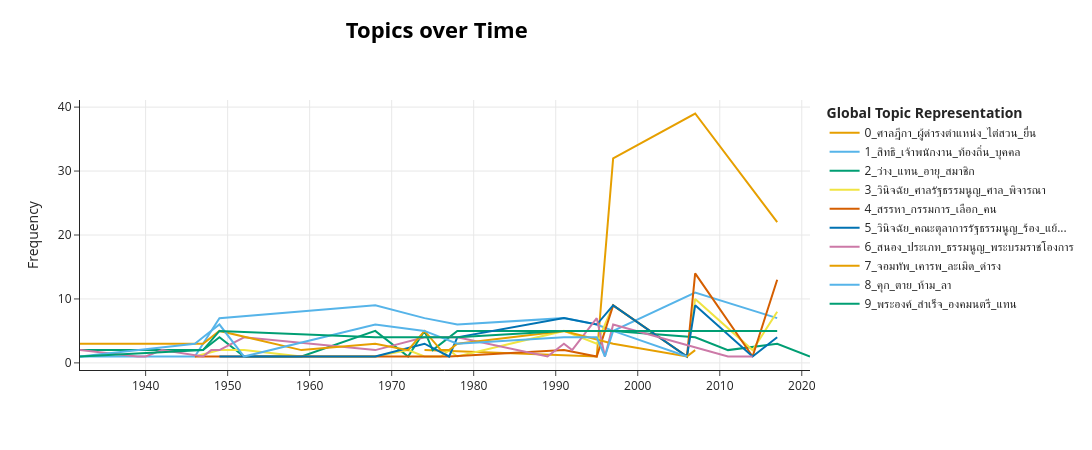

Write notebook code for a chart like this one.
### Code cell
topic_model.visualize_topics_over_time(topics_over_time, top_n_topics=10)

### Figure 1 — Plotly figure (JSON) as saved in the notebook; plotly's stock layout.template omitted (floating-point values rounded to 4 significant figures)
{"data": [{"hoverinfo": "text", "hovertext": ["<b>Topic 0</b><br>Words: หน่วย, ปฏิบัติการ, เงินแผ่นดิน, ราชการ, จ่าย", "<b>Topic 0</b><br>Words: กำกับ, หลักเกณฑ์, กรรมการการเลือกตั้ง, ดูแล, ยุติธรรม", "<b>Topic 0</b><br>Words: ตำแหน่ง, ผู้ดำรง, ดำเนิน, เมือง, ทรัพย์สิน", "<b>Topic 0</b><br>Words: ผู้ดํารงตําแหน่ง, เมือง, ศาลฎีกา, กระทํา, ยื่น", "<b>Topic 0</b><br>Words: ศาลฎีกา, ไต่สวน, อํานาจ, ผู้ดํารงตําแหน่ง, กระทํา"], "marker": {"color": "#E69F00"}, "mode": "lines", "name": "0_ศาลฎีกา_ผู้ดํารงตําแหน่ง_ไต่สวน_ยื่น", "type": "scatter", "x": ["1974-01-01T00:00:00.000000", "1995-01-01T00:00:00.000000", "1997-01-01T00:00:00.000000", "2007-01-01T00:00:00.000000", "2017-01-01T00:00:00.000000"], "y": [2, 1, 32, 39, 22]}, {"hoverinfo": "text", "hovertext": ["<b>Topic 1</b><br>Words: เคารพ, ช่วยเหลือ, เงื่อนไข, ภาษี, ป้องกัน", "<b>Topic 1</b><br>Words: อธิบาย, เงื่อนไข, ภาษี, ป้องกัน, ราชอาณาจักร", "<b>Topic 1</b><br>Words: เลื่อน, ถอดถอน, ย้าย, บรรจุ, เคารพ", "<b>Topic 1</b><br>Words: สมาคม, จ้าง, วัตถุประสงค์, เรื่องราว, ทุกข์", "<b>Topic 1</b><br>Words: สมาคม, อธิบดี, คณะตุลาการรัฐธรรมนูญ, วิธี, กรมอัยการ", "<b>Topic 1</b><br>Words: เรื่องราว, ทุกข์, เจ้าพนักงาน, สิทธิ, นิติบุคคล", "<b>Topic 1</b><br>Words: รับผิดชอบ, นโยบาย, เจ้าพนักงาน, คณะตุลาการรัฐธรรมนูญ, เนื่อง", "<b>Topic 1</b><br>Words: ท้องถิ่น, บริหาร, เจ้าพนักงาน, เป็นอยู่, เกียรติยศ", "<b>Topic 1</b><br>Words: รักษาพยาบาล, เจ้าพนักงาน, มูลค่า, นิติบุคคล, หนี้สิน", "<b>Topic 1</b><br>Words: สมควร, เรื่องราว, ทุกข์, พยาน, กระบวน", "<b>Topic 1</b><br>Words: ศาลทหาร, อํานาจ, ศาลปกครอง, คดี, ประกัน", "<b>Topic 1</b><br>Words: ท้องถิ่น, องค์กร, สาธารณสุข, ใช้จ่าย, ปกครอง"], "marker": {"color": "#56B4E9"}, "mode": "lines", "name": "1_สิทธิ_เจ้าพนักงาน_ท้องถิ่น_บุคคล", "type": "scatter", "x": ["1932-01-01T00:00:00.000000", "1946-01-01T00:00:00.000000", "1947-01-01T00:00:00.000000", "1949-01-01T00:00:00.000000", "1968-01-01T00:00:00.000000", "1974-01-01T00:00:00.000000", "1978-01-01T00:00:00.000000", "1991-01-01T00:00:00.000000", "1995-01-01T00:00:00.000000", "1997-01-01T00:00:00.000000", "2007-01-01T00:00:00.000000", "2017-01-01T00:00:00.000000"], "y": [1, 1, 3, 7, 9, 7, 6, 7, 6, 5, 11, 7]}, {"hoverinfo": "text", "hovertext": ["<b>Topic 2</b><br>Words: เต็ม, สภาชิก, ว่าง, ตำแหน่ง, แทน", "<b>Topic 2</b><br>Words: พฤฒสภา, แทน, เวลา, อายุ, วิธี", "<b>Topic 2</b><br>Words: เพาะ, เวลา, อายุ, สลาก, แทน", "<b>Topic 2</b><br>Words: แทน, ว่าง, แต่งตั้ง, สมาชิกภาพแห่ง, เวลา", "<b>Topic 2</b><br>Words: หมาย, ตุลาการ, ว่าง, แต่งตั้ง, ทั่วไป", "<b>Topic 2</b><br>Words: ว่าง, ร้อย, ตำแหน่ง, สี่, จำนวน", "<b>Topic 2</b><br>Words: ลด, สลาก, วาระ, แต่งตั้ง, แทน", "<b>Topic 2</b><br>Words: วาระ, แต่งตั้ง, สภานิติบัญญัติแห่งชาติ, เก้า, กำเนิด", "<b>Topic 2</b><br>Words: ว่าง, ตำแหน่ง, แทน, ตุลาการ, อายุ", "<b>Topic 2</b><br>Words: แทน, สนอง, ยกเลิก, สัญญา, ว่าง", "<b>Topic 2</b><br>Words: สลาก, เศษ, จำนวน, แต่งตั้ง, ว่าง", "<b>Topic 2</b><br>Words: สลาก, หก, แต่งตั้ง, ว่าง, ตำแหน่ง", "<b>Topic 2</b><br>Words: ว่าง, แต่งตั้ง, ตำแหน่ง, วาระ, สภาผู้แทนราษฎร", "<b>Topic 2</b><br>Words: ว่าง, ตำแหน่ง, อายุ, แทน, บัญชี", "<b>Topic 2</b><br>Words: ว่าง, ตําแหน่ง, จํานวน, ร้อยแปด, สัดส่วน", "<b>Topic 2</b><br>Words: บัญชี, ร้อย, ว่าง, จํานวน, ตําแหน่ง", "<b>Topic 2</b><br>Words: ตําแหน่ง, ว่าง, บัญชี, สภาผู้แทนราษฎร, ชื่อ", "<b>Topic 2</b><br>Words: ร้อย, บัญชี, บัตร, ใบ, ชื่อ"], "marker": {"color": "#009E73"}, "mode": "lines", "name": "2_ว่าง_แทน_อายุ_สมาชิก", "type": "scatter", "x": ["1932-01-01T00:00:00.000000", "1946-01-01T00:00:00.000000", "1947-01-01T00:00:00.000000", "1949-01-01T00:00:00.000000", "1952-01-01T00:00:00.000000", "1959-01-01T00:00:00.000000", "1968-01-01T00:00:00.000000", "1972-01-01T00:00:00.000000", "1974-01-01T00:00:00.000000", "1975-01-01T00:00:00.000000", "1978-01-01T00:00:00.000000", "1991-01-01T00:00:00.000000", "1995-01-01T00:00:00.000000", "1997-01-01T00:00:00.000000", "2007-01-01T00:00:00.000000", "2011-01-01T00:00:00.000000", "2017-01-01T00:00:00.000000", "2021-01-01T00:00:00.000000"], "y": [2, 2, 2, 4, 1, 1, 5, 1, 5, 2, 5, 5, 5, 5, 4, 2, 3, 1]}, {"hoverinfo": "text", "hovertext": ["<b>Topic 3</b><br>Words: ศาล, คณะตุลาการ, วินิจฉัย, เด็ดขาด, รอ", "<b>Topic 3</b><br>Words: คณะตุลาการรัฐธรรมนูญ, เด็ด, ศาล, ว่าง, ทางการ", "<b>Topic 3</b><br>Words: คณะตุลาการรัฐธรรมนูญ, ศาล, ทางการ, ว่าง, กระทบกระทั่ง", "<b>Topic 3</b><br>Words: วินิจฉัย, จอมพล, ปฏิวัติ, ประเพณี, ว่าง", "<b>Topic 3</b><br>Words: ศาล, ทางการ, กระทบกระทั่ง, คณะตุลาการรัฐธรรมนูญ, เช่", "<b>Topic 3</b><br>Words: ชี้ขาด, ธรรมนูญ, ว่าง, วินิจฉัย, จอมพล", "<b>Topic 3</b><br>Words: ศาล, ทางการ, คณะตุลาการ, กระทบกระทั่ง, คณะตุลาการรัฐธรรมนูญ", "<b>Topic 3</b><br>Words: ปฏิรูปการปกครอง, วินิจฉัย, ประเพณี, แผ่นดิน, วง", "<b>Topic 3</b><br>Words: วินิจฉัย, ชี้ขาด, ธรรมนูญ, สภานิติบัญญัติแห่งชาติ, นิติบัญญัติแห่งชาติ", "<b>Topic 3</b><br>Words: คณะตุลาการรัฐธรรมนูญ, ศาล, ทางการ, เช่, น", "<b>Topic 3</b><br>Words: ว่าง, วินิจฉัย, คณะตุลาการรัฐธรรมนูญ, ปัญหา, ศาล", "<b>Topic 3</b><br>Words: คณะตุลาการรัฐธรรมนูญ, ศาล, ว่าง, วินิจฉัย, ทางการ", "<b>Topic 3</b><br>Words: วินิจฉัย, ศาลรัฐธรรมนูญ, ว่าง, แทน, อายุ", "<b>Topic 3</b><br>Words: วินิจฉัย, ประเพณี, วง, สภานิติบัญญัติแห่งชาติ, ชี้ขาด", "<b>Topic 3</b><br>Words: ศาลรัฐธรรมนูญ, ว่าง, คําวินิจฉัย, แทน, อายุ", "<b>Topic 3</b><br>Words: ว่าง, ศาลปกครองสูง, แย้ง, วินิจฉัย, ประเพณี", "<b>Topic 3</b><br>Words: ว่าง, ศาลรัฐธรรมนูญ, คําวินิจฉัย, แทน, เรื่อง"], "marker": {"color": "#F0E442"}, "mode": "lines", "name": "3_วินิจฉัย_ศาลรัฐธรรมนูญ_ศาล_พิจารณา", "type": "scatter", "x": ["1946-01-01T00:00:00.000000", "1949-01-01T00:00:00.000000", "1952-01-01T00:00:00.000000", "1959-01-01T00:00:00.000000", "1968-01-01T00:00:00.000000", "1972-01-01T00:00:00.000000", "1974-01-01T00:00:00.000000", "1976-01-01T00:00:00.000000", "1977-01-01T00:00:00.000000", "1978-01-01T00:00:00.000000", "1991-01-01T00:00:00.000000", "1995-01-01T00:00:00.000000", "1997-01-01T00:00:00.000000", "2006-01-01T00:00:00.000000", "2007-01-01T00:00:00.000000", "2014-01-01T00:00:00.000000", "2017-01-01T00:00:00.000000"], "y": [1, 2, 2, 1, 1, 2, 1, 1, 2, 1, 5, 3, 9, 1, 10, 2, 8]}, {"hoverinfo": "text", "hovertext": ["<b>Topic 4</b><br>Words: ตุลาการรัฐธรรมนูญ, คณะตุลาการรัฐธรรมนูญ, กาล, ฉะเพาะ, สภาผู้แทน", "<b>Topic 4</b><br>Words: อธิบดี, กรมอัยการ, ศาลอุทธรณ์, ทำ, คณะตุลาการรัฐธรรมนูญ", "<b>Topic 4</b><br>Words: เลือก, ตุลาการ, คณะตุลาการรัฐธรรมนูญ, พระกรุณา, คณะ", "<b>Topic 4</b><br>Words: สถานโยบายแห่ง, ชาติ, ปฏิวัติ, รอง, เลขาธิการ", "<b>Topic 4</b><br>Words: สงบเรียบร้อยแห่ง, สงบเรียบร้อยแห่งชาติ, ชาติ, วินิจฉัย, รักษา", "<b>Topic 4</b><br>Words: คุณวุฒิสาขา, อัยการสูง, รัฐศาสตร์, ประธาน, นิติศาสตร์", "<b>Topic 4</b><br>Words: วินิจฉัย, ศาลรัฐธรรมนูญ, ตรวจ, เงินแผ่นดิน, กรรมการ", "<b>Topic 4</b><br>Words: สรรหา, กรรมการ, กรรมการป้องกันและปราบปรามการทุจริตแห่ง, กรรมการป้องกันและปราบปรามการทุจริตแห่งชาติ, วินิจฉัย", "<b>Topic 4</b><br>Words: คณะมนตรีความมั่นคงแห่งชาติ, เลขาธิการ, มั่นคงแห่งชาติ, คณะปฏิรูปการปกครองในระบอบประชาธิปไตย, วินิจฉัย", "<b>Topic 4</b><br>Words: ศาลรัฐธรรมนูญ, วินิจฉัย, กรรมการ, สรรหา, ศาล", "<b>Topic 4</b><br>Words: สรรหา, วินิจฉัย, สงบแห่ง, รักษาความ, ศาลรัฐธรรมนูญ", "<b>Topic 4</b><br>Words: วินิจฉัย, ศาลรัฐธรรมนูญ, สรรหา, ศาล, คําวินิจฉัย"], "marker": {"color": "#D55E00"}, "mode": "lines", "name": "4_สรรหา_กรรมการ_เลือก_คน", "type": "scatter", "x": ["1946-01-01T00:00:00.000000", "1968-01-01T00:00:00.000000", "1974-01-01T00:00:00.000000", "1977-01-01T00:00:00.000000", "1991-01-01T00:00:00.000000", "1995-01-01T00:00:00.000000", "1997-01-01T00:00:00.000000", "2005-01-01T00:00:00.000000", "2006-01-01T00:00:00.000000", "2007-01-01T00:00:00.000000", "2014-01-01T00:00:00.000000", "2017-01-01T00:00:00.000000"], "y": [1, 1, 1, 1, 2, 1, 9, 2, 1, 14, 1, 13]}, {"hoverinfo": "text", "hovertext": ["<b>Topic 5</b><br>Words: คณะตุลาการรัฐธรรมนูญ, ร้อง, วินิจฉัย, คน, สมาชิกภาพ", "<b>Topic 5</b><br>Words: คณะตุลาการรัฐธรรมนูญ, ร้อง, วินิจฉัย, คน, สมาชิกภาพ", "<b>Topic 5</b><br>Words: คณะตุลาการรัฐธรรมนูญ, วินิจฉัย, พระราช, ร้อง, สรรหา", "<b>Topic 5</b><br>Words: สภานโยบาย, สภานโยบายแห่ง, บัญ, ปัญหา, ชาติ", "<b>Topic 5</b><br>Words: คณะตุลาการรัฐธรรมนูญ, วินิจฉัย, ร้อง, สมาชิก, สรรหา", "<b>Topic 5</b><br>Words: คณะตุลาการรัฐธรรมนูญ, วินิจฉัย, สรรหา, จำนวน, สมาชิก", "<b>Topic 5</b><br>Words: คณะตุลาการรัฐธรรมนูญ, วินิจฉัย, สรรหา, แจ้ง, จำนวน", "<b>Topic 5</b><br>Words: ศาลรัฐธรรมนูญ, กรรมการ, วินิจฉัย, สรรหา, จำนวน", "<b>Topic 5</b><br>Words: สภานิติบัญญัติแห่งชาติ, เกียรติศักดิ์, เสื่อมเสีย, ขัดขวาง, พฤติการณ์", "<b>Topic 5</b><br>Words: ศาลรัฐธรรมนูญ, สรรหา, กรรมการ, จํานวน, คําวินิจฉัย", "<b>Topic 5</b><br>Words: สภานิติบัญญัติแห่งชาติ, นิติบัญญัติแห่งชาติ, เกียรติศักดิ์, เสื่อมเสีย, ขัดขวาง", "<b>Topic 5</b><br>Words: ศาลรัฐธรรมนูญ, คําวินิจฉัย, สรรหา, ข้อความ, ร้อง"], "marker": {"color": "#0072B2"}, "mode": "lines", "name": "5_วินิจฉัย_คณะตุลาการรัฐธรรมนูญ_ร้อง_แย้...", "type": "scatter", "x": ["1949-01-01T00:00:00.000000", "1968-01-01T00:00:00.000000", "1974-01-01T00:00:00.000000", "1977-01-01T00:00:00.000000", "1978-01-01T00:00:00.000000", "1991-01-01T00:00:00.000000", "1995-01-01T00:00:00.000000", "1997-01-01T00:00:00.000000", "2006-01-01T00:00:00.000000", "2007-01-01T00:00:00.000000", "2014-01-01T00:00:00.000000", "2017-01-01T00:00:00.000000"], "y": [1, 1, 3, 1, 4, 7, 6, 9, 1, 9, 1, 4]}, {"hoverinfo": "text", "hovertext": ["<b>Topic 6</b><br>Words: สยาม, ประเภท, ธรรมนูญ, จบ, ราษฎร", "<b>Topic 6</b><br>Words: พิบูลสงคราม, สยาม, ประเทศไทย, สนอง, นาม", "<b>Topic 6</b><br>Words: ประเภท, พิบูลสงคราม, กาล, ฉะเพาะ, ธรรมนูญ", "<b>Topic 6</b><br>Words: รัถธัมนูญ, ราสดร, ราชกิจจา, สภาผู้แทน, วินิจฉัย", "<b>Topic 6</b><br>Words: พฤศจิกายน, ป, พิบูลสงคราม, จอมพล, บัญชา", "<b>Topic 6</b><br>Words: ชั่วคราว, พุทธ, นว, ศักราช, สัปต", "<b>Topic 6</b><br>Words: เพาะ, บัญญัติวรรค, ยกเว้น, ห้าม, เลือกตั้ง", "<b>Topic 6</b><br>Words: ประเภท, แก้, อ้าง, เลขา, ป", "<b>Topic 6</b><br>Words: อ้าง, สภาร่าง, สั่งการ, ธรรมนูญ, สนอง", "<b>Topic 6</b><br>Words: ธรรมนูญ, นิติบัญญัติแห่งชาติ, ปกครอง, ราชอาณาจักร, ชาย", "<b>Topic 6</b><br>Words: สภานิติบัญญัติแห่งชาติ, ธรรมนูญ, ยกเลิก, ราชอาณาจักร, สภานิติบัญญัติ", "<b>Topic 6</b><br>Words: ก้าวหน้า, ประธาน, รัฐสภา, พลเอก, ปกครองในระบอบประชาธิปไตย", "<b>Topic 6</b><br>Words: ธรรมนูญ, สภานิติ, บัญญัติแห่งชาติ, สภานิติบัญญัติ, สภานิติบัญญัติแห่งชาติ", "<b>Topic 6</b><br>Words: จักรไทย, อานันท์, นายกรัฐมนตรี, ราชอาณา, หมายเหตุ", "<b>Topic 6</b><br>Words: ประเด็น, คณะตุลาการรัฐธรรมนูญ, วินิจฉัย, ดำรง, ปรับปรุง", "<b>Topic 6</b><br>Words: อันมีพระมหากษัตริย์, เสถียรภาพ, ฉ, หมายเหตุ, โครงสร้าง", "<b>Topic 6</b><br>Words: ศาลรัฐธรรมนูญ, สาระ, สุดท้าย, ต้องห้าม, คณะตุลาการรัฐธรรมนูญ", "<b>Topic 6</b><br>Words: สภาผู้แทน, ตรา, ทั่วไป, ราษฎร, เลือกตั้ง", "<b>Topic 6</b><br>Words: พฤษภาคม, อ้าง, สภานิติบัญญัติแห่งชาติ, อันมีพระมหากษัตริย์ทรงเป็นประมุข, ประเทศไทย"], "marker": {"color": "#CC79A7"}, "mode": "lines", "name": "6_สนอง_ประเภท_ธรรมนูญ_พระบรมราชโองการ", "type": "scatter", "x": ["1932-01-01T00:00:00.000000", "1939-01-01T00:00:00.000000", "1940-01-01T00:00:00.000000", "1942-01-01T00:00:00.000000", "1947-01-01T00:00:00.000000", "1948-01-01T00:00:00.000000", "1949-01-01T00:00:00.000000", "1952-01-01T00:00:00.000000", "1968-01-01T00:00:00.000000", "1974-01-01T00:00:00.000000", "1978-01-01T00:00:00.000000", "1989-01-01T00:00:00.000000", "1991-01-01T00:00:00.000000", "1992-01-01T00:00:00.000000", "1995-01-01T00:00:00.000000", "1996-01-01T00:00:00.000000", "1997-01-01T00:00:00.000000", "2011-01-01T00:00:00.000000", "2014-01-01T00:00:00.000000"], "y": [2, 1, 1, 2, 1, 2, 2, 4, 2, 4, 4, 1, 3, 2, 7, 1, 6, 1, 1]}, {"hoverinfo": "text", "hovertext": ["<b>Topic 7</b><br>Words: สยาม, จอมทัพ, แบ่งแยก, กำเนิด, ดำรง", "<b>Topic 7</b><br>Words: จอมทัพ, แบ่งแยก, กำเนิด, ไทย, ดำรง", "<b>Topic 7</b><br>Words: จอมทัพ, แบ่งแยก, กำเนิด, ไทย, เคารพ", "<b>Topic 7</b><br>Words: ทหาร, บัญชา, จอมทัพ, กำเนิด, ดำรง", "<b>Topic 7</b><br>Words: พระประมุข, จอมทัพ, แบ่งแยก, เคารพ, ดำรง", "<b>Topic 7</b><br>Words: จอมทัพ, กำเนิด, เคารพ, ดำรง, เสมอ", "<b>Topic 7</b><br>Words: พ้อง, พระประมุข, จอมทัพ, แบ่งแยก, เคารพ", "<b>Topic 7</b><br>Words: จอมทัพ, ไทย, กำเนิด, ดำรง, เคารพ", "<b>Topic 7</b><br>Words: จอมทัพ, เคารพ, ดำรง, ละเมิด, ฟ้องร้อง", "<b>Topic 7</b><br>Words: พระประมุข, จอมทัพ, แบ่งแยก, เคารพ, ดำรง", "<b>Topic 7</b><br>Words: จอมทัพ, กำเนิด, ไทย, เคารพ, ดำรง", "<b>Topic 7</b><br>Words: จอมทัพ, เคารพ, ดำรง, ละเมิด, ฟ้องร้อง", "<b>Topic 7</b><br>Words: เพศ, จอมทัพ, ไทย, กำเนิด, เคารพ", "<b>Topic 7</b><br>Words: จอมทัพ, แบ่งแยก, เคารพ, ดำรง, ประมุข", "<b>Topic 7</b><br>Words: เพศ, เคารพ, เสมอ, ละเมิด, ฟ้องร้อง"], "marker": {"color": "#E69F00"}, "mode": "lines", "name": "7_จอมทัพ_เคารพ_ละเมิด_ดำรง", "type": "scatter", "x": ["1932-01-01T00:00:00.000000", "1946-01-01T00:00:00.000000", "1947-01-01T00:00:00.000000", "1949-01-01T00:00:00.000000", "1959-01-01T00:00:00.000000", "1968-01-01T00:00:00.000000", "1972-01-01T00:00:00.000000", "1974-01-01T00:00:00.000000", "1976-01-01T00:00:00.000000", "1977-01-01T00:00:00.000000", "1978-01-01T00:00:00.000000", "1991-01-01T00:00:00.000000", "1997-01-01T00:00:00.000000", "2006-01-01T00:00:00.000000", "2007-01-01T00:00:00.000000"], "y": [3, 3, 3, 5, 2, 3, 2, 5, 2, 2, 3, 5, 3, 1, 2]}, {"hoverinfo": "text", "hovertext": ["<b>Topic 8</b><br>Words: เสื่อมเสีย, ประพฤติ, จอมทัพ, เคารพ, ละเมิด", "<b>Topic 8</b><br>Words: ตาย, ลา, ใจ, จอมทัพ, คุณสมบัติ", "<b>Topic 8</b><br>Words: ตาย, ลา, จอมทัพ, สภาชิกภาพ, เคารพ", "<b>Topic 8</b><br>Words: คุก, จอมทัพ, โทษ, เคารพ, ละเมิด", "<b>Topic 8</b><br>Words: สำหรับ, ตาย, จอมทัพ, คุก, ลา", "<b>Topic 8</b><br>Words: จอมทัพ, เคารพ, ละเมิด, คุก, ดำรง", "<b>Topic 8</b><br>Words: จอมทัพ, ดำรง, เคารพ, ละเมิด, คุก", "<b>Topic 8</b><br>Words: จอมทัพ, เคารพ, ละเมิด, ดำรง, คุก", "<b>Topic 8</b><br>Words: จอมทัพ, เคารพ, คุก, ละเมิด, ดำรง", "<b>Topic 8</b><br>Words: จอมทัพ, เคารพ, ละเมิด, ดำรง, คุก", "<b>Topic 8</b><br>Words: เบญจ, จัตวา, ตรี, ทวิ, จอมทัพ", "<b>Topic 8</b><br>Words: จอมทัพ, เคารพ, ละเมิด, ดำรง, คุก", "<b>Topic 8</b><br>Words: สภานิติบัญญัติแห่งชาติสิ้นสุด, ดำรง, ตาย, ภาพ, สมาชิกภาพ"], "marker": {"color": "#56B4E9"}, "mode": "lines", "name": "8_คุก_ตาย_ห้าม_ลา", "type": "scatter", "x": ["1932-01-01T00:00:00.000000", "1946-01-01T00:00:00.000000", "1947-01-01T00:00:00.000000", "1949-01-01T00:00:00.000000", "1952-01-01T00:00:00.000000", "1968-01-01T00:00:00.000000", "1974-01-01T00:00:00.000000", "1978-01-01T00:00:00.000000", "1991-01-01T00:00:00.000000", "1995-01-01T00:00:00.000000", "1996-01-01T00:00:00.000000", "1997-01-01T00:00:00.000000", "2006-01-01T00:00:00.000000"], "y": [1, 3, 4, 6, 1, 6, 5, 3, 4, 4, 1, 5, 1]}, {"hoverinfo": "text", "hovertext": ["<b>Topic 9</b><br>Words: ไซร้, ประทับ, ชั่วคราว, ปรึกษา, ราชอาณาจักร", "<b>Topic 9</b><br>Words: สำเร็จ, พระองค์, ชั่วคราว, พฤษสภา, ประทับ", "<b>Topic 9</b><br>Words: อภิรัฐมนตรี, สำเร็จ, สันตติวงศ์, คุก, พระองค์", "<b>Topic 9</b><br>Words: สำเร็จ, พระองค์, องคมนตรี, แทน, คุก", "<b>Topic 9</b><br>Words: สำเร็จ, พระองค์, แทน, คุก, องคมนตรี", "<b>Topic 9</b><br>Words: สำเร็จ, พระองค์, องคมนตรี, แทน, คุก", "<b>Topic 9</b><br>Words: สำเร็จ, พระองค์, องคมนตรี, แทน, คุก", "<b>Topic 9</b><br>Words: สำเร็จ, พระองค์, องคมนตรี, คุก, แทน", "<b>Topic 9</b><br>Words: สำเร็จ, พระองค์, องคมนตรี, คุก, แทน", "<b>Topic 9</b><br>Words: สําเร็จ, พระองค์, องคมนตรี, คุก, แทน", "<b>Topic 9</b><br>Words: สําเร็จ, พระองค์, องคมนตรี, แทน, คุก"], "marker": {"color": "#009E73"}, "mode": "lines", "name": "9_พระองค์_สำเร็จ_องคมนตรี_แทน", "type": "scatter", "x": ["1932-01-01T00:00:00.000000", "1946-01-01T00:00:00.000000", "1947-01-01T00:00:00.000000", "1949-01-01T00:00:00.000000", "1968-01-01T00:00:00.000000", "1974-01-01T00:00:00.000000", "1978-01-01T00:00:00.000000", "1991-01-01T00:00:00.000000", "1997-01-01T00:00:00.000000", "2007-01-01T00:00:00.000000", "2017-01-01T00:00:00.000000"], "y": [1, 2, 2, 5, 4, 4, 4, 5, 5, 5, 5]}], "layout": {"height": 450, "hoverlabel": {"bgcolor": "white", "font": {"family": "Rockwell", "size": 16}}, "legend": {"title": {"text": "<b>Global Topic Representation"}}, "title": {"font": {"color": "Black", "size": 22}, "text": "<b>Topics over Time</b>", "x": 0.4, "xanchor": "center", "y": 0.95, "yanchor": "top"}, "width": 1250, "xaxis": {"showgrid": true}, "yaxis": {"showgrid": true, "title": {"text": "Frequency"}}}}
